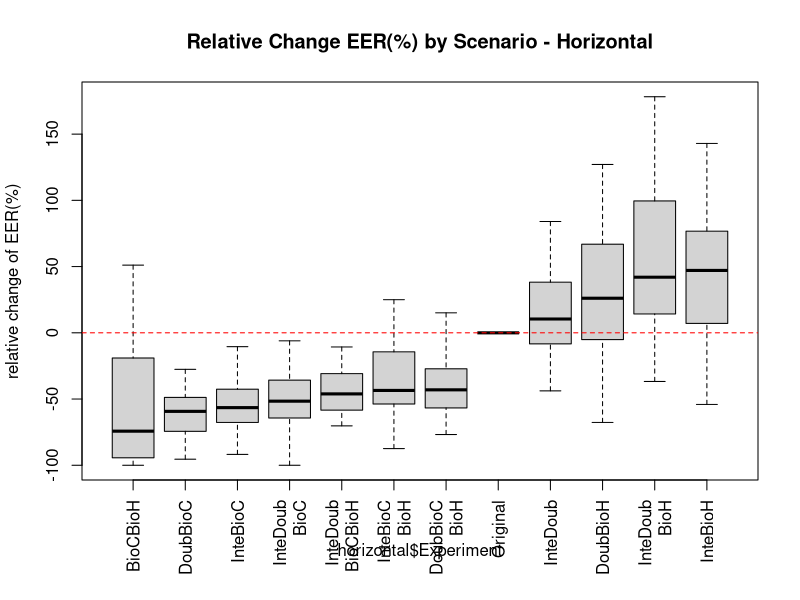

The R source for this figure:
hOriginal<-c(0.0137931034,0.1172413793,0.1941747573,0.027972028,0.156,0.0502283105,0.087804878,0.1124497992,0.0220588235,0.1398601399,0.1623616236,0.1004366812,0.1836734694,0.1388888889,0.1352040816,0.1529411765,0.1,0.0522648084,0.0381679389,0.00456621,0.1728395062,0.0230769231,0.1166180758,0.0574712644,0.0546875,0.0072463768,0.0693641618,0.1481481481,0.1471698113,0.0444444444,0.0718954248,0.0847457627,0.1818181818,0.1379310345,0.2055674518,0.1118012422,0.032537961,0.0987341772,0.0419847328,0.135678392,0.0289855072)
hBioCBioH<-c(0.002008032128514056,0.004487776901570005,0.03680203045685279,0.010642642029503343,0.040160642570281124,0.001557632398753894,0.015986627155991185,0.14953271028037382,0.0017985611510791368,0.002008032128514056,0.13148148148148148,0.1074561403508772,0.0,0.1873065015479876,0.09974424552429667,0.12248995983935743,0.03306878306878307,0.0,0.025139664804469275,0.0743801652892562,0.040106951871657755,0.05622489959839357,0.001072961373390558,0.03076923076923077,0.05252918287937743,0.008620689655172414,0.015351232600435777,0.002617801047120419,0.06818181818181818,0.051094890510948905,0.010040160642570281,0.013157894736842105,0.07707725947521865,0.00778816199376947,0.001072961373390558,0.03477583638087498,0.4041916167664671,0.0,0.0019157088122605363,0.026759530791788857,0.043795620437956206)
hDoubBioC<-c(0.004016064257028112,0.06756756756756757,0.07106598984771574,0.025547445255474453,0.03614457831325301,0.024922118380062305,0.05472228554061241,0.06542056074766354,0.008992805755395683,0.050200803212851405,0.09444444444444444,0.039473684210526314,0.08115183246073299,0.04953560371517028,0.029411764705882353,0.101334750767777,0.04497354497354497,0.019230769230769232,0.019553072625698324,0.045454545454545456,0.07034396250082525,0.002008032128514056,0.054032833243659206,0.025,0.007782101167315175,0.0072992700729927005,0.029595015576323987,0.03795811518324607,0.056818181818181816,0.0036496350364963502,0.03413654618473896,0.015789473684210527,0.1316660592808552,0.018691588785046728,0.05150214592274678,0.029595015576323987,0.017964071856287425,0.039461604924937894,0.0019157088122605363,0.06463831867057673,0.0072992700729927005)
hDoubBioH<-c(0.02125744356737294,0.22788730374937272,0.20440096594549306,0.04667959777448828,0.15575120996807745,0.047646481457773227,0.11549274371248386,0.22330443268400704,0.04387960220059247,0.1481029011149493,0.26711833785004513,0.16581565854935848,0.1737721266517078,0.22512485593545908,0.13940364690170476,0.2387550200803213,0.10961582700713135,0.038566854831915076,0.08667747025459507,0.13831654024680176,0.20510662177328842,0.0754556688291628,0.10612620278031507,0.0686335403726708,0.07204523346303501,0.0676440976591996,0.10385716600939982,0.10011357655336713,0.17322876653862568,0.0880778588807786,0.11406409953539648,0.0644513826940232,0.1790345602526725,0.07664625631109678,0.18344659036719124,0.1409657320872274,0.40718562874251496,0.09138405875364511,0.013571677364780812,0.10797491039426524,0.056726654920714825)
hInteBioC<-c(0.004016064257028112,0.04885654885654886,0.07614213197969544,0.032846715328467155,0.07630522088353414,0.02336448598130841,0.03271028037383177,0.06230529595015576,0.02158273381294964,0.08032128514056225,0.08518518518518518,0.08991228070175439,0.06282722513089005,0.04489164086687306,0.034526854219948847,0.10936687928183322,0.04497354497354497,0.022727272727272728,0.0111731843575419,0.049586776859504134,0.05789925397768535,0.009870250231696015,0.0669083697243459,0.019230769230769232,0.013618677042801557,0.06204379562043796,0.04027335098049808,0.04319371727748691,0.11553030303030302,0.0036496350364963502,0.03413654618473896,0.039473684210526314,0.08984375,0.01557632398753894,0.07081545064377683,0.024922118380062305,0.020958083832335328,0.03323793066205854,0.009578544061302681,0.10756761159986966,0.0072992700729927005)
hInteBioH<-c(0.014360891843235008,0.1860778550433723,0.2496919816667488,0.06796488183349497,0.22834929461435485,0.03996500661460334,0.12186763923714003,0.22170926697443982,0.06382247143461701,0.2306709354902126,0.23884372177055102,0.1775006546216287,0.16565160095451795,0.23341845382025264,0.15176802283459756,0.23459721237892747,0.11746031746031746,0.05109950290673182,0.0592136125207898,0.13625042454432243,0.14811513831121675,0.07361754711152302,0.14669853226391721,0.08031533683707598,0.09742825875486381,0.20859551975836899,0.13921452109556479,0.09476716806559737,0.2572289799402475,0.0880778588807786,0.11733207339160563,0.10771632471008027,0.11602587463556852,0.0633526694596627,0.23053767286599902,0.11973452526073411,0.40918562874251496,0.07186251215034022,0.034221525600835946,0.23305637015314434,0.043795620437956206)
hInteDoub<-c(0.0129206481096801,0.18366908022080436,0.174227490020206,0.06842427645347353,0.23087220677582124,0.05502923227926428,0.11790897348225819,0.13669631798220921,0.056072788827761316,0.20031173645631478,0.19448961156278227,0.12676747839748626,0.20782134843466182,0.2080461458498113,0.12534151514887004,0.21796598157335223,0.10129974695192087,0.053521779425393885,0.036867243805705996,0.09536208913543907,0.14286657423912325,0.02157862218103182,0.14712083484528085,0.04349020544672719,0.048759727626459144,0.06569343065693431,0.09587992725046368,0.1116720684783512,0.18899381135296628,0.03317112733171128,0.07032049767698244,0.10071364852809991,0.1572256134596696,0.07747878397249973,0.22698100460975995,0.10571583367194906,0.059880239520958084,0.08557889620909385,0.03847589192416778,0.17159498207885304,0.004310344827586207)
hDoubBioCBioH<-c(0.0054563079905830215,0.16551724137931034,0.1280370607658568,0.02097902097902098,0.07738646895273402,0.030619212222079972,0.06394650862396474,0.0784446195998949,0.03676470588235294,0.0979020979020979,0.09245709123757903,0.038328096360303744,0.07666417352281227,0.039089512101421434,0.0315634192540349,0.08628632175761872,0.05197837589141937,0.02108433734939759,0.04198473282442748,0.028595418695045095,0.12190532778768072,0.02123880135928329,0.050472978891127264,0.03327759197324415,0.02146157587548638,0.0603448275862069,0.07981740586678192,0.0593991523310895,0.08322663252240717,0.03333333333333333,0.06209150326797386,0.03916146297948261,0.09762588070942663,0.05483940272854227,0.09282109362581466,0.08126777732629012,0.017964071856287425,0.06358678042985204,0.00974025974025974,0.0680596285434995,0.01658066951925497)
hInteBioCBioH<-c(0.002008032128514056,0.14241881138432863,0.1482800256271253,0.03496503496503497,0.10956647101225414,0.024495369777663978,0.06700098776688701,0.05192733551026536,0.04411764705882353,0.15034965034965034,0.08699186991869919,0.034956794972505895,0.09367097624390071,0.03190323382522429,0.03454867627418975,0.08642806520198441,0.05368069933287325,0.030120481927710843,0.015267175572519083,0.028812408015396807,0.07993332012939855,0.023246833487797346,0.07924273326743327,0.034460105112279024,0.027328550583657588,0.14655172413793102,0.10138116075126502,0.047480539627136484,0.12601365770379855,0.03333333333333333,0.06209150326797386,0.05508474576271186,0.06586719509232264,0.04621871307336986,0.11365442695914799,0.05952864689150752,0.020958083832335328,0.04648180149044173,0.022727272727272728,0.14165852069077875,0.0036496350364963502)
hInteDoubBioC<-c(0.008904583852651988,0.1458670872463976,0.08539500271056133,0.02097902097902098,0.14653485737823088,0.019929159732001878,0.02756629435453233,0.04012310925946778,0.01830300465509945,0.10191816215912601,0.08523035230352304,0.056592039800995024,0.07169569398440004,0.05324738423990418,0.02943358676012325,0.11957240727616347,0.04838969404186796,0.018556744460358918,0.028487355537549577,0.04164308087097626,0.076021654453027,0.011538461538461539,0.06342984772081733,0.010797897754419493,0.03514105058365759,0.0,0.03201699890155403,0.04622704230034073,0.07725138711054204,0.022222222222222223,0.030159855106701314,0.04808206958073149,0.04670417274052478,0.06190245998496079,0.1606262915275791,0.06989028850060951,0.008982035928143712,0.04370072362026137,0.013571677364780812,0.0680596285434995,0.004310344827586207)
hInteDoubBioH<-c(0.03160227115357984,0.496551724137931,0.28266226405795675,0.0979020979020979,0.21537431778395633,0.058123159646652156,0.10885191094901603,0.18413842285027962,0.09183241641980534,0.2802398404808043,0.17583559168925023,0.09403639696255564,0.1993802756704776,0.14690628460373778,0.13179647879332768,0.20879990550437041,0.14337474120082816,0.06674951554469627,0.04757132500319843,0.07480470961168345,0.21243480557206046,0.040639481000926785,0.16737258974711897,0.03830625895843287,0.062469601167315175,0.1724137931034483,0.19298435164676858,0.23517271946591317,0.20894686299615878,0.04063260340632603,0.17595873690841798,0.15022301516503123,0.1742627854713314,0.17708669029970997,0.3739866475917978,0.22311391033455236,0.059880239520958084,0.3680473053245491,0.026558690351793802,0.19208211143695014,0.02586206896551724)
hInteDoubBioCBioH<-c(0.006024096385542169,0.1458670872463976,0.08815484697649204,0.013986013986013986,0.11708371949335805,0.026159689327017455,0.05316465314185852,0.07193259017377923,0.01830300465509945,0.10392619428764008,0.08979223125564588,0.0672623723487824,0.07169569398440004,0.09608822399493797,0.056279077887276,0.11640680368532955,0.049045318610536,0.015544696267587834,0.020853767751290032,0.03414279784142798,0.07580709051297287,0.013716404077849862,0.07537319035523468,0.022336359292881032,0.02925887645914397,0.0,0.037365170259125204,0.05661514169367572,0.13142872385830132,0.03317112733171128,0.02563193952279707,0.052765388046387154,0.06775009110787172,0.042270920614459126,0.10710737561595932,0.06369362047947988,0.0658682634730539,0.046238794686251215,0.013571677364780812,0.09636689475399152,0.0)

hBioCBioH<-(hBioCBioH-hOriginal)/hOriginal*100
hDoubBioC<-(hDoubBioC-hOriginal)/hOriginal*100
hDoubBioH<-(hDoubBioH-hOriginal)/hOriginal*100
hInteBioC<-(hInteBioC-hOriginal)/hOriginal*100
hInteBioH<-(hInteBioH-hOriginal)/hOriginal*100
hInteDoub<-(hInteDoub-hOriginal)/hOriginal*100
hDoubBioCBioH<-(hDoubBioCBioH-hOriginal)/hOriginal*100
hInteBioCBioH<-(hInteBioCBioH-hOriginal)/hOriginal*100
hInteDoubBioH<-(hInteDoubBioH-hOriginal)/hOriginal*100
hInteDoubBioC<-(hInteDoubBioC-hOriginal)/hOriginal*100
hInteDoubBioCBioH<-(hInteDoubBioCBioH-hOriginal)/hOriginal*100
hOriginal<-(hOriginal-hOriginal)/hOriginal*100

horizontal<-matrix(c(hOriginal,hBioCBioH,hDoubBioC,hDoubBioH,hInteBioC,hInteBioH,hInteDoub,hDoubBioCBioH,hInteBioCBioH,hInteDoubBioH,hInteDoubBioC,hInteDoubBioCBioH),nrow=492)


ex0=rep('Original',41)
ex1=rep('BioCBioH',41)
ex2=rep('DoubBioC',41)
ex3=rep('DoubBioH',41)
ex4=rep('InteBioC',41)
ex5=rep('InteBioH',41)
ex6=rep('InteDoub',41)
ex7=rep('DoubBioC\nBioH',41)
ex8=rep('InteBioC\nBioH',41)
ex9=rep('InteDoub\nBioH',41)
ex10=rep('InteDoub\nBioC',41)
ex11=rep('InteDoub\nBioCBioH',41)
ex<-c(ex0,ex1,ex2,ex3,ex4,ex5,ex6,ex7,ex8,ex9,ex10,ex11)

horizontal<-data.frame(EER=horizontal,Experiment=ex)
par(mar=c(6,4.1,4.1,2.1),mgp=c(3,1,0))
boxplot(horizontal$EER ~ horizontal$Experiment,at=rank(tapply(horizontal$EER, horizontal$Experiment, median)),main="Relative Change EER(%) by Scenario - Horizontal",ylab="relative change of EER(%)",las=3,outline=FALSE)
abline(h =0, col = "red", lty = 2) 

